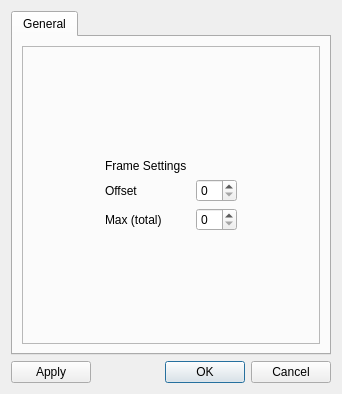
<?xml version="1.0" encoding="UTF-8"?>
<ui version="4.0">
 <class>process_ims_dialog</class>
 <widget class="QDialog" name="process_ims_dialog">
  <property name="geometry">
   <rect>
    <x>0</x>
    <y>0</y>
    <width>342</width>
    <height>394</height>
   </rect>
  </property>
  <property name="windowTitle">
   <string>Process Image Series</string>
  </property>
  <property name="modal">
   <bool>false</bool>
  </property>
  <layout class="QGridLayout" name="gridLayout">
   <item row="0" column="0">
    <widget class="QTabWidget" name="detectors">
     <property name="sizePolicy">
      <sizepolicy hsizetype="Expanding" vsizetype="Expanding">
       <horstretch>0</horstretch>
       <verstretch>0</verstretch>
      </sizepolicy>
     </property>
     <property name="currentIndex">
      <number>0</number>
     </property>
     <widget class="QWidget" name="general">
      <property name="sizePolicy">
       <sizepolicy hsizetype="Preferred" vsizetype="Preferred">
        <horstretch>0</horstretch>
        <verstretch>0</verstretch>
       </sizepolicy>
      </property>
      <attribute name="title">
       <string>General</string>
      </attribute>
      <layout class="QGridLayout" name="gridLayout_3">
       <item row="0" column="0">
        <widget class="QFrame" name="frame">
         <property name="sizePolicy">
          <sizepolicy hsizetype="Preferred" vsizetype="Preferred">
           <horstretch>0</horstretch>
           <verstretch>0</verstretch>
          </sizepolicy>
         </property>
         <property name="frameShape">
          <enum>QFrame::StyledPanel</enum>
         </property>
         <property name="frameShadow">
          <enum>QFrame::Raised</enum>
         </property>
         <layout class="QGridLayout" name="gridLayout_2">
          <item row="0" column="1">
           <spacer name="verticalSpacer">
            <property name="orientation">
             <enum>Qt::Vertical</enum>
            </property>
            <property name="sizeHint" stdset="0">
             <size>
              <width>20</width>
              <height>63</height>
             </size>
            </property>
           </spacer>
          </item>
          <item row="1" column="0">
           <spacer name="horizontalSpacer">
            <property name="orientation">
             <enum>Qt::Horizontal</enum>
            </property>
            <property name="sizeHint" stdset="0">
             <size>
              <width>13</width>
              <height>20</height>
             </size>
            </property>
           </spacer>
          </item>
          <item row="1" column="1">
           <layout class="QVBoxLayout" name="verticalLayout">
            <property name="sizeConstraint">
             <enum>QLayout::SetNoConstraint</enum>
            </property>
            <item>
             <widget class="QLabel" name="label">
              <property name="text">
               <string>Frame Settings</string>
              </property>
             </widget>
            </item>
            <item>
             <layout class="QHBoxLayout" name="horizontalLayout_1">
              <property name="sizeConstraint">
               <enum>QLayout::SetNoConstraint</enum>
              </property>
              <item>
               <widget class="QLabel" name="label_1">
                <property name="text">
                 <string>Offset</string>
                </property>
               </widget>
              </item>
              <item>
               <spacer name="horizontalSpacer_1">
                <property name="orientation">
                 <enum>Qt::Horizontal</enum>
                </property>
                <property name="sizeHint" stdset="0">
                 <size>
                  <width>40</width>
                  <height>20</height>
                 </size>
                </property>
               </spacer>
              </item>
              <item>
               <widget class="QSpinBox" name="offset"/>
              </item>
             </layout>
            </item>
            <item>
             <layout class="QHBoxLayout" name="horizontalLayout_3">
              <property name="sizeConstraint">
               <enum>QLayout::SetNoConstraint</enum>
              </property>
              <item>
               <widget class="QLabel" name="label_3">
                <property name="text">
                 <string>Max (total)</string>
                </property>
               </widget>
              </item>
              <item>
               <spacer name="horizontalSpacer_3">
                <property name="orientation">
                 <enum>Qt::Horizontal</enum>
                </property>
                <property name="sizeHint" stdset="0">
                 <size>
                  <width>28</width>
                  <height>20</height>
                 </size>
                </property>
               </spacer>
              </item>
              <item>
               <widget class="QSpinBox" name="max_total"/>
              </item>
             </layout>
            </item>
           </layout>
          </item>
          <item row="1" column="2">
           <spacer name="horizontalSpacer_2">
            <property name="orientation">
             <enum>Qt::Horizontal</enum>
            </property>
            <property name="sizeHint" stdset="0">
             <size>
              <width>13</width>
              <height>20</height>
             </size>
            </property>
           </spacer>
          </item>
          <item row="2" column="1">
           <spacer name="verticalSpacer_2">
            <property name="orientation">
             <enum>Qt::Vertical</enum>
            </property>
            <property name="sizeHint" stdset="0">
             <size>
              <width>20</width>
              <height>63</height>
             </size>
            </property>
           </spacer>
          </item>
         </layout>
        </widget>
       </item>
      </layout>
     </widget>
    </widget>
   </item>
   <item row="1" column="0">
    <layout class="QHBoxLayout" name="horizontalLayout">
     <property name="sizeConstraint">
      <enum>QLayout::SetNoConstraint</enum>
     </property>
     <item>
      <widget class="QPushButton" name="apply">
       <property name="text">
        <string>Apply</string>
       </property>
      </widget>
     </item>
     <item>
      <widget class="QDialogButtonBox" name="buttonBox">
       <property name="standardButtons">
        <set>QDialogButtonBox::Cancel|QDialogButtonBox::Ok</set>
       </property>
      </widget>
     </item>
    </layout>
   </item>
  </layout>
 </widget>
 <resources/>
 <connections>
  <connection>
   <sender>buttonBox</sender>
   <signal>rejected()</signal>
   <receiver>process_ims_dialog</receiver>
   <slot>reject()</slot>
   <hints>
    <hint type="sourcelabel">
     <x>339</x>
     <y>223</y>
    </hint>
    <hint type="destinationlabel">
     <x>241</x>
     <y>121</y>
    </hint>
   </hints>
  </connection>
  <connection>
   <sender>buttonBox</sender>
   <signal>accepted()</signal>
   <receiver>process_ims_dialog</receiver>
   <slot>accept()</slot>
   <hints>
    <hint type="sourcelabel">
     <x>339</x>
     <y>223</y>
    </hint>
    <hint type="destinationlabel">
     <x>241</x>
     <y>121</y>
    </hint>
   </hints>
  </connection>
 </connections>
</ui>
